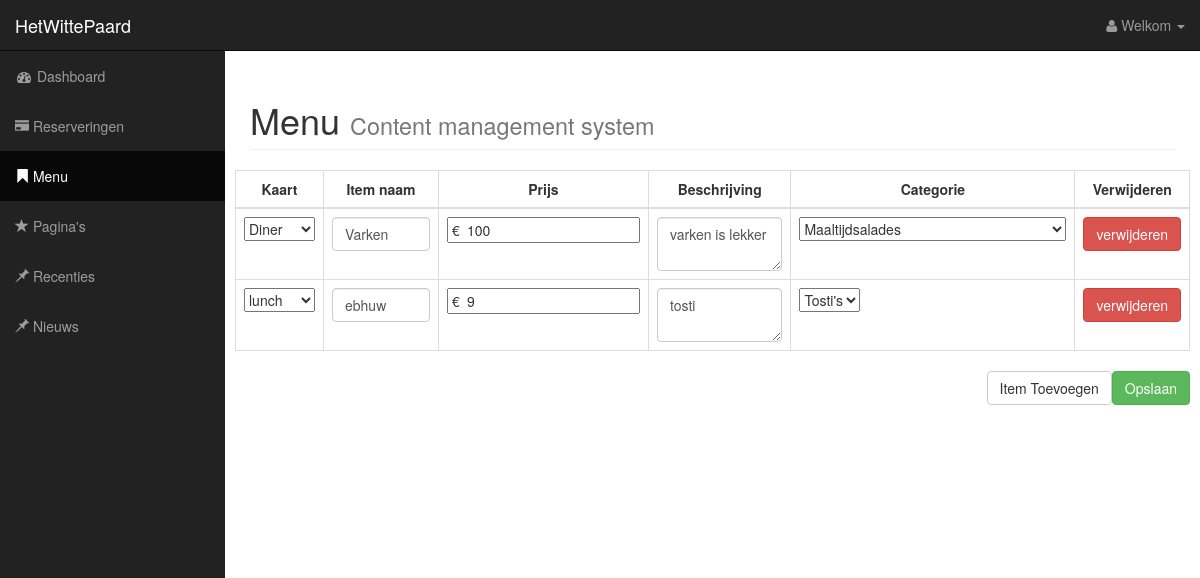
/menu.php (signed in), run on the app's committed database.
### tables this page shows
CREATE TABLE IF NOT EXISTS `menu` (
  `id` int(11) NOT NULL AUTO_INCREMENT,
  `beschrijving` longtext,
  `naam` varchar(45) DEFAULT NULL,
  `prijs` double NOT NULL,
  `kaarten_id` int(11) NOT NULL,
  `categorie_id` int(11) NOT NULL,
  PRIMARY KEY (`id`,`kaarten_id`),
  KEY `fk_menu_kaarten1_idx` (`kaarten_id`)
);

CREATE TABLE IF NOT EXISTS `kaarten` (
  `id` int(11) NOT NULL AUTO_INCREMENT,
  `naam` varchar(45) NOT NULL,
  PRIMARY KEY (`id`)
);

CREATE TABLE IF NOT EXISTS `categorie` (
  `id` int(11) NOT NULL,
  `naam` varchar(45) DEFAULT NULL,
  `kaarten_id` int(11) NOT NULL,
  PRIMARY KEY (`id`,`kaarten_id`),
  KEY `fk_categorie_kaarten_idx` (`kaarten_id`)
);

### libs/database.php (called while the page is built, shortened)
<?php
class DB {
	private static function connect(){
		$config = @include('./config/database.php');
		$dns 	= $config['type'].':host='.$config['host'].';dbname='.$config['dbname'];
		return new PDO($dns, $config['user'], $config['password']);
	}
	public static function select($what, $from, $where = ''){
		$pdo = DB::connect();
		$query = "SELECT $what FROM $from";
		if (isset($where) && !empty($where))
			$query .= " WHERE $where";
		$return = $pdo->prepare($query);
		$return->execute();
		return $return->fetchAll();
	}
}

### menu.php (the view, shortened to what this page needs)
<?php
require_once('libs/database.php');
?>
<!DOCTYPE html>
<html lang="en">
<head>
    <link href="css/bootstrap.min.css" rel="stylesheet">
    <link href="css/default.css" rel="stylesheet">
    <link href="fonts/font-awesome/css/font-awesome.min.css" rel="stylesheet" type="text/css">
</head>
<body>
<div id="wrapper">
    <?php
    $currentpage = "menu";
    require_once 'assets/header.php';
    ?>
    <div id="page-wrapper">
        <div class="container-fluid">
            <div class="row">
                <div class="col-lg-12">
                    <h1 class="page-header">
                        Menu
                        <small>Content management system</small>
                    </h1>
                </div>
                    <div class="row clearfix">
                        <form method="POST" action="">
                        <div class="col-md-12 table-responsive">
                            <table class="table table-bordered table-hover" id="tab_logic">
                                <thead>
                                <tr >
                                    <th class="text-center">
                                        Kaart
                                    </th>
                                    <th class="text-center">
                                        Item naam
                                    </th>
                                    <th class="text-center">
                                        Prijs
                                    </th>
                                    <th class="text-center">
                                        Beschrijving
                                    </th>
                                    <th class="text-center">
                                        Categorie
                                    </th>
                                    <th class="text-center">
                                        Verwijderen
                                    </th>
                                </tr>
                                </thead>
                                <tbody>
                                <?php
                                $items = json_decode(json_encode(DB::select('*', '`menu`')),false);
                                $subcategories = json_decode(json_encode(DB::select('*', '`kaarten`')),false);
                                foreach($items as $item) {
                                    ?>
                                        <tr id='<?php echo $item->id; ?>' data-id="0">
                                            <td data-name="img">
                                                <select name="<?php echo $item->id; ?>-kaarten_id">
                                                    <?php
                                                        foreach($subcategories as $subcategory) {
                                                    ?>
                                                            <option value="<?php echo $subcategory->id ;?>" <?php echo ($subcategory->id == $item->kaarten_id) ? 'selected="selected"' : '' ;?>>
                                                                <?php echo $subcategory->naam; ?>
                                                            </option>
                                                    <?php
                                                        }
                                                    ?>
                                                </select>
                                            </td>
                                            <td data-name="name">
                                                <input type="text" name="<?php echo $item->id; ?>-naam" value='<?php echo $item->naam; ?>'
                                                       class="form-control"/>
                                            </td>
                                            <td data-name="prijs">
                                                <span class="input-symbol-euro">
                                                    <input type="text" name="<?php echo $item->id; ?>-prijs" value="<?php echo $item->prijs; ?>"/>
                                           </span>
                                            </td>
                                            <td data-name="desc">
                                                <textarea name="<?php echo $item->id; ?>-beschrijving"
                                                          class="form-control"><?php echo $item->beschrijving; ?></textarea>
                                            </td>
                                            <td data-name="cat" class="dropdown">
                                                <select name="<?php echo $item->id; ?>-categorie_id">
                                                    <?php
                                                    $categories = json_decode(json_encode(DB::select('*', '`categorie`', 'kaarten_id="' . $item->kaarten_id . '"')),false);
                                                    foreach($categories as $category) {
                                                        ?>
                                                        <option value="<?php echo $category->id ;?>" <?php echo ($category->id == $item->categorie_id) ? 'selected="selected"' : '' ;?>>
                                                            <?php echo $category->naam; ?>
                                                        </option>
                                                    <?php
                                                    }
                                                    ?>
                                                </select>
                                            </td>
                                            <td data-name="del">
                                                <a href="?delete=<?php echo $item->id;?>" class='btn btn-danger btn-danger row-remove'>
                                                    verwijderen
                                            </td>
                                        </tr>
                                    <?php
                                    }
                                    ?>
                                </tbody>
                            </table>
                        </div>
                    </div>
                        <input type="submit" value="Opslaan" class="btn btn-success pull-right"/>
                        <a id="add_row" class="btn btn-default pull-right">Item Toevoegen</a>
                </div>
            </div>
        </div>
    </div>
</body>
</html>

### assets/header.php (shortened to what this page needs)
<!DOCTYPE html>
<html lang="en">
<body>
<nav class="navbar navbar-inverse navbar-fixed-top" role="navigation">
    <div class="navbar-header">
        <a class="navbar-brand" href="index.php">HetWittePaard</a>
    </div>
    <ul class="nav navbar-right top-nav">
        <li class="dropdown">
            <a href="#" class="dropdown-toggle" data-toggle="dropdown"><i class="fa fa-user"></i> Welkom <?php echo (isset($_SESSION['Name'])? 'Niemand' : $_SESSION['Naam']) ?><b class="caret"></b></a>
        </li>
    </ul>
    <div class="collapse navbar-collapse navbar-ex1-collapse">
        <ul class="nav navbar-nav side-nav">
            <li class= "<?php if($currentpage =='index'){echo 'active';}?>">
                <a href="index.php"><i class="fa fa-fw fa-dashboard"></i> Dashboard</a>
            </li>
            <li class="<?php if($currentpage =='reserveringen'){echo 'active';}?>">
                <a href="reserveringen.php"><i class=" glyphicon glyphicon-credit-card"></i> Reserveringen</a>
            </li>
            <li class="<?php if($currentpage =='menu'){echo 'active';}?>">
                <a href="menu.php"><i class="glyphicon glyphicon-bookmark"></i> Menu</a>
            </li>
            <li class="<?php if($currentpage =='pagina'){echo 'active';}?>">
                <a href="pagina.php?id=1"><i class="glyphicon glyphicon-star"></i> Pagina's</a>
            </li>
            <li class="<?php if($currentpage =='recenties'){echo 'active';}?>">
                <a href="recenties.php"><i class="glyphicon glyphicon-pushpin"></i> Recenties</a>
            </li>
            <li class="<?php if($currentpage =='nieuws'){echo 'active';}?>">
                <a href="nieuws.php"><i class="glyphicon glyphicon-pushpin"></i> Nieuws</a>
            </li>
        </ul>
    </div>
</nav>
</body>

### css/default.css (style rules this page uses)
body { margin-top: 100px; background-color: #ffffff; adding-top:20px; }
@media (min-width:768px) { body { margin-top: 50px; } }
#wrapper { padding-left: 0; }
#page-wrapper { width: 100%; padding: 0; background-color: #fff; min-height: 500px;!important; }
@media (min-width:768px) { #wrapper { padding-left: 225px; } }
@media (min-width:768px) { #page-wrapper { padding: 10px; } }
.top-nav { padding: 0 15px; }
.top-nav>li { display: inline-block; float: left; }
.top-nav>li>a { padding-top: 15px; padding-bottom: 15px; line-height: 20px; color: #999; }
@media (min-width:768px) { .side-nav { position: fixed; top: 51px; left: 225px; width: 225px; margin-left: -225px; border: none; border-radius: 0; overflow-y: auto; background-color: #222; bottom: 0; overflow-x: hidden; padding-bottom: 40px; } }
@media (min-width:768px) { .side-nav>li>a { width: 225px; } }
.input-symbol-euro { position: relative; }
.input-symbol-euro input { padding-left:18px; }
.input-symbol-euro:before { position: absolute; top: 0; content:"€"; left: 5px; }

### data on the page
menu: kaarten+id "Diner", naam "Varken", prijs "100", id+beschrijving "varken is lekker", categorie+id "Maaltijdsalades"
menu: kaarten+id "lunch", naam "ebhuw", prijs "9", id+beschrijving "tosti"

### other printed values
form field value "Tosti's"
